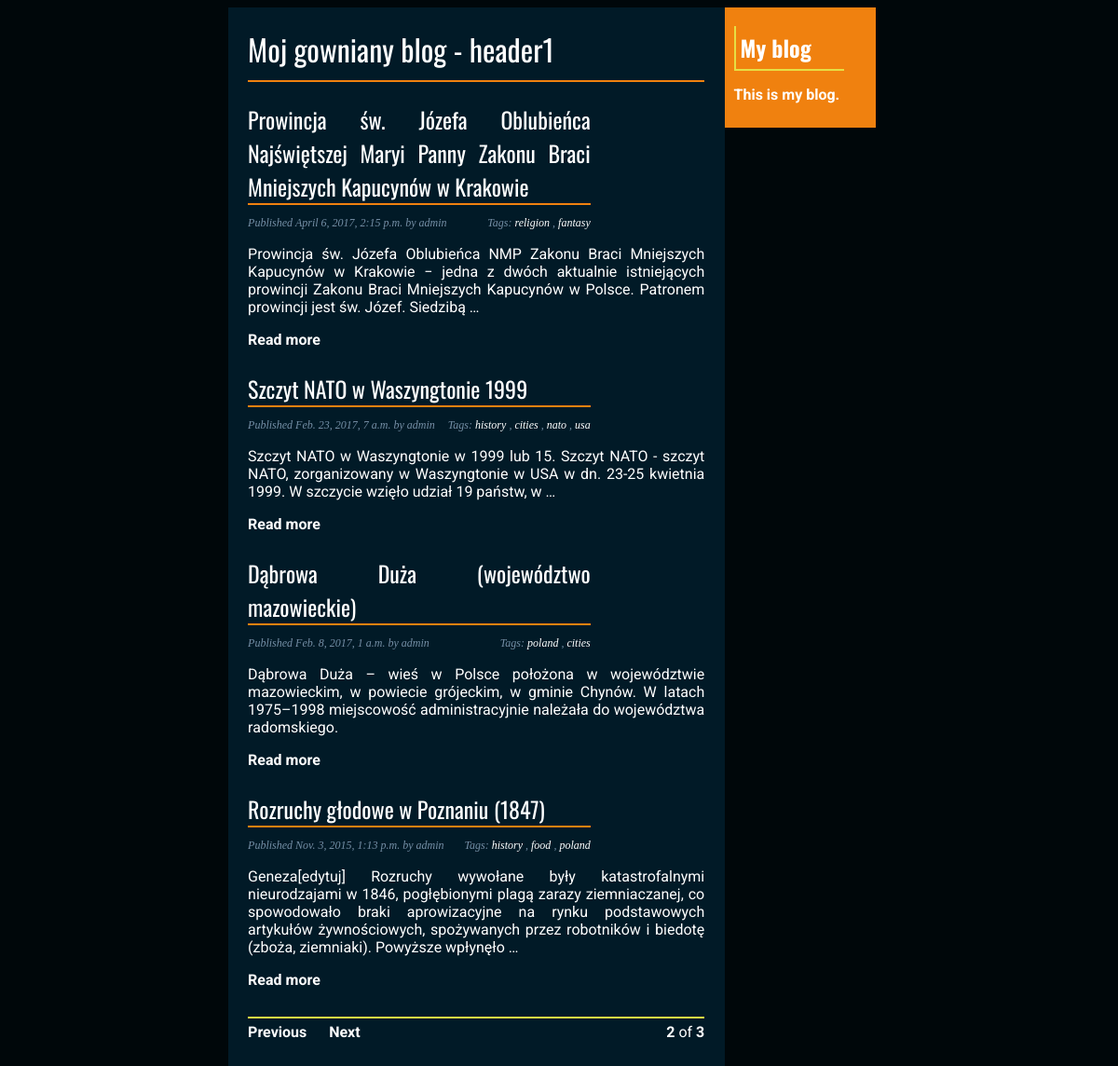
Screenshot of /blog/?page=2 with the database file from the repository.
### first_blog/models.py (models this page shows, shortened)
class Post(models.Model):
    STATUS_CHOICES = (
        ('draft', 'Draft'),
        ('published', 'Published'),
    )
    title = models.CharField(max_length=250)
    slug = models.SlugField(max_length=250, unique_for_date = 'publish')
    author = models.ForeignKey(User, related_name = 'blog_posts')
    body = models.TextField()
    publish = models.DateTimeField(default=timezone.now)
    created = models.DateTimeField(auto_now_add=True)
    updated = models.DateTimeField(auto_now=True)
    status = models.CharField( max_length = 10, choices = STATUS_CHOICES, default = 'draft')
    objects = models.Manager()              # The default manager.
    published = PublishedManager()          # Our custom manager.
    tags = TaggableManager()
    def get_absolute_url(self):
        return reverse('first_blog:post_detail',
                       args=[self.publish.year,
                             self.publish.strftime('%m'),
                             self.publish.strftime('%d'),
                             self.slug])
    class Meta:
        ordering = ('-publish',)

### first_blog/views.py (the view)
# urls.py: url(r'^tag/(?P<tag_slug>[-\w]+)/$', views.post_list, name='post_list_by_tag'),
def post_list(request,tag_slug=None):
    object_list = Post.published.all()
    tag = None
    if tag_slug:
        tag = get_object_or_404(Tag, slug=tag_slug)
        object_list = object_list.filter(tags__in=[tag])
    paginator = Paginator(object_list, 4)               #4 posts in each page
    page = request.GET.get('page')
    try:
        posts = paginator.page(page)
    except PageNotAnInteger:
        posts = paginator.page(1)
    except EmptyPage:
        posts = paginator.page(paginator.num_pages)
    return render(request, 'first_blog/post/list.html', {'page': page, 'posts': posts, 'tag':tag})

### first_blog/models.py (called while the page is built)
    def get_queryset(self):
        return super(PublishedManager,self).get_queryset().filter(status='published')

### templates/first_blog/post/list.html (shortened to what this page needs)
{% extends "first_blog/base.html" %}
{% block content %}
    <h1>Moj gowniany blog - header1</h1>
    {% for post in posts %}
        <h3>
            <a href="{{ post.get_absolute_url }}">
                {{ post.title }}
            </a>
        </h3>
        <p class="tags">
                Tags:
            {% for tag in post.tags.all %}
                <a href="{% url "first_blog:post_list_by_tag" tag.slug %}">
                    {{ tag.name }}
                </a>
                {% if not forloop.last %}, {% endif %}
            {% endfor %}
        </p>
        <p class="date">
            Published {{ post.publish }} by {{ post.author }}
        </p>
        <div class="post_body">
            {{ post.body | truncatewords:30 | linebreaks }}
        </div>
        <p class="important_text"><a href="{{ post.get_absolute_url }}">Read more</a></p>
    {% endfor %}
    {% include "pagination.html" with page=posts %}
{% endblock %}

### first_blog/static/css/first_blog.css (style rules this page uses)
body { font-family: 'Roboto', sans-serif; background: #00070A; color: #ffffff; }
a { color: #ffffff; text-decoration: none; }
h1 { font-family: 'Oswald', sans-serif, 'Roboto', sans-serif; font-weight: normal; color: #ffffff; border-bottom: 2px solid #F0810F; padding: 0 0 10px 0; }
h3 { font-family: 'Oswald', sans-serif, 'Roboto', sans-serif; font-size: x-large; font-weight: normal; margin: 10px 0 0; border-bottom: 2px solid #F0810F; width: 75%; }
.post_body { padding: 0 0 0px 0; }
p.date { color: #768FA6; font-family: georgia, serif; font-size: 12px; font-style: italic; }
.important_text { font-weight: bold; margin-bottom:25px; }
.tags { color: #768FA6; font-family: georgia, serif; font-size: 12px; font-style: italic; float: right; margin-right: 25%; }

### rows the page displays
Post: title "Prowincja św. Józefa Oblubieńca Najświętszej Maryi Panny Zakonu Braci Mniejszych Kapucynów w Krakowie", publish "April 6, 2017, 2:15 p.m.", author "admin", body "Prowincja św. Józefa Oblubieńca NMP Zakonu Braci Mniejszych Kapucynów w Krakowie − jedna z dwóch aktualnie istniejących prowincji Zakonu Braci Mniejszych Kapucynów w Polsce. Patronem prowincji jest św. Józef. Siedzibą …"
Tag: name "religion"
Tag: name "fantasy"
Post: title "Szczyt NATO w Waszyngtonie 1999", publish "Feb. 23, 2017, 7 a.m.", author "admin", body "Szczyt NATO w Waszyngtonie w 1999 lub 15. Szczyt NATO - szczyt NATO, zorganizowany w Waszyngtonie w USA w dn. 23-25 kwietnia 1999. W szczycie wzięło udział 19 państw, w …"
Tag: name "history"
Tag: name "cities"
Tag: name "nato"
Tag: name "usa"
Post: title "Dąbrowa Duża (województwo mazowieckie)", publish "Feb. 8, 2017, 1 a.m.", author "admin", body "Dąbrowa Duża – wieś w Polsce położona w województwie mazowieckim, w powiecie grójeckim, w gminie Chynów. W latach 1975–1998 miejscowość administracyjnie należała do województwa radomskiego."
Tag: name "poland"
Post: title "Rozruchy głodowe w Poznaniu (1847)", publish "Nov. 3, 2015, 1:13 p.m.", author "admin", body "Geneza[edytuj] Rozruchy wywołane były katastrofalnymi nieurodzajami w 1846, pogłębionymi plagą zarazy ziemniaczanej, co spowodowało braki aprowizacyjne na rynku podstawowych artykułów żywnościowych, spożywanych przez robotników i biedotę (zboża, ziemniaki). Powyższe wpłynęło …"
Tag: name "food"

### other values shown
{{ page.number }} "2"
{{ page.paginator.num_pages }} "3"
